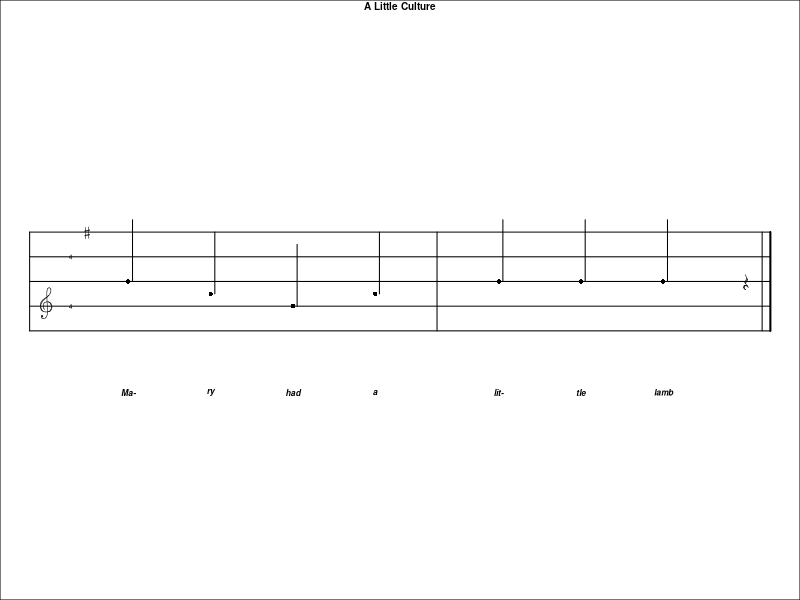

Write R code to recreate this figure.


#
# Comment:
#
# Code by Steve Miller 
# (Graduate student in the Statistics Department, The University of Auckland).
#
# An example of a one-off image using the traditional graphics system.  
# All parameters are hard-coded and the image only looks right when 
# drawn with a specific aspect ratio (4:1).
#
# Also an example of drawing an empty plot with a specific coordinate system
# and then building up a final image by drawing individual lines and
# and pieces of text.
# 
# Small point of interest is the use of some special glyphs (e.g., treble
# clef) from the Hershey vector fonts.
#



# TOP: music
par(yaxt = "n", xaxt = "n", ann = F, fig = c(0, 1, 0, 1), 
    mar = c(0, 0, 0, 0), cex=0.5)
plot(1:10, type = "n", xlab = "", ylab = "")
title(main = "A Little Culture", line = -1)
E = 5; F = 5.2; G = 5.4; A = 5.6; B = 5.8; C = 6; D = 6.2; E2 = 6.4; F2 = 6.6

# stave
for (i in c(E, G, B, D, F2)) {
	lines(x = c(1, 10), y = rep(i, 2))
}

# Hershey characters (treble clef, crotchet rest, sharp)
s1 = list(x = 1.2, y = G) #place clef on G
text(list(x = c(s1$x, s1$x + 8.5, s1$x + .5), y = c(s1$y, s1$y + .4, F2)), 
     vfont = c("serif", "plain"), 
     labels = c("\\#H2330", "\\#H2378", "\\#H2323"), 
     cex = 2) 

# time signature
text(x = rep(s1$x + .3, 2), y = c(s1$y, s1$y + .8), 
     labels = c("4", "4"), cex = 0.8)

# notes
points(list(y = c(B, A, G, A, B, B, B), 
            x = c(s1$x + 1, s1$x + 2, s1$x + 3, s1$x + 4, s1$x + 5.5, 
                  s1$x + 6.5, s1$x + 7.5)), 
       pch = 16, cex = 1.2)

# note tails
tail = 1.05
for (n in c(B, A, G, A)) {
  lines(x = rep(s1$x + tail, 2), y = c(n, n + 1))
  tail = tail + 1
}

tail = tail + .5
for (n in c(B, B, B)) {
  lines(x = rep(s1$x + tail, 2), y = c(n, n + 1))
  tail = tail + 1
}

# bar lines
lines(x = rep(1, 2), y = c(E, F2))
lines(x = rep(s1$x + 4.75, 2), y = c(E, F2))
lines(x = rep(9.9, 2), y = c(E, F2))
lines(x = rep(10, 2), y = c(E, F2), lwd = 2)

# lyrics
text(x = seq(s1$x + 1, s1$x + 8.5, by = 0.5), y = rep(4, 16), 
     labels = c("Ma-", "", "ry", "", "had", "", "a", "", "", 
                "lit-", "", "tle", "", "lamb", "", ""), 
     cex = 1, font = 4)
